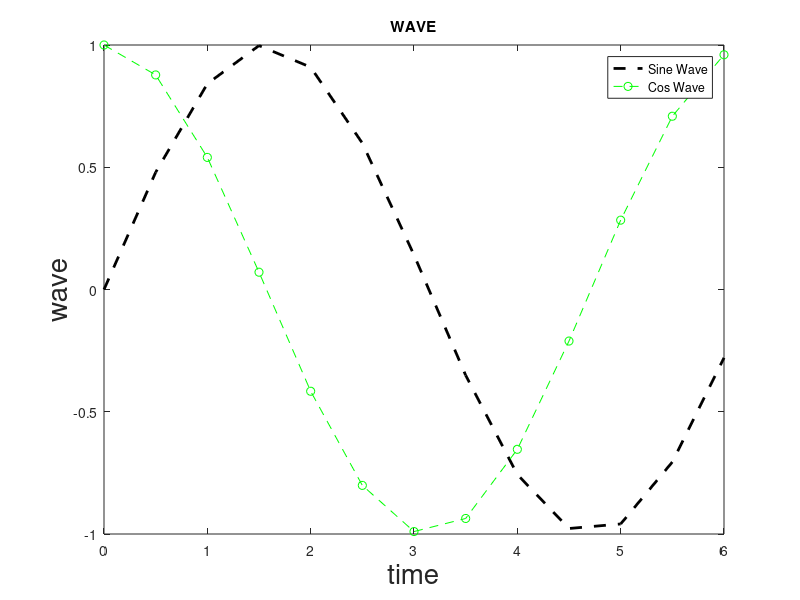

Source code (MATLAB):
% Plotted Sine Wave and Cos Wave
%Name- Shreya Shah
%PRN-16070123098
%%
clc;%clear command window
close all;%closes the figures
clear all;%removes the variable from workspace
n=0:0.5:2*pi;%defined n
x=sin(n);%calculation of x
plot(n,x,'k--','Linewidth',2)%plotted sine wave
hold on;%used to add multiple graph in one figure
y=cos(n);%calculation of y
plot(n,y,'g--o','Linewidth',0.05)%plotted cos wave
xlabel('time','Fontsize',20)
ylabel('wave','Fontsize',20)
title('WAVE')
legend("Sine Wave","Cos Wave")
hold off;